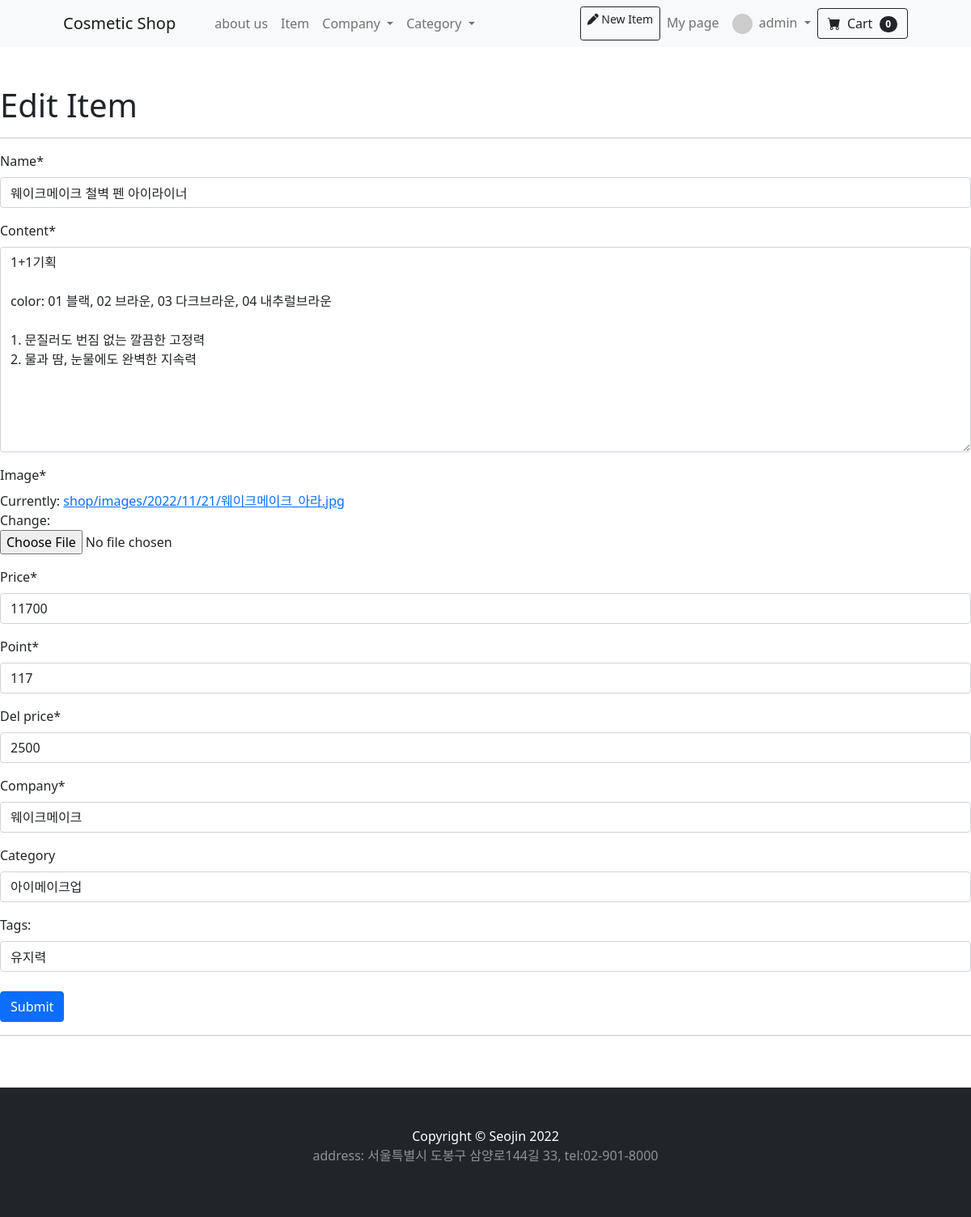
The app's page /shop/update_item/1/ (signed in) with its own data.
### shop/models.py (models this page shows, shortened)
class Item(models.Model):
    name = models.CharField(max_length=20)
    author = models.ForeignKey(User, null=True, on_delete=models.SET_NULL)
    content = MarkdownxField()
    image = models.ImageField(upload_to='shop/images/%Y/%m/%d/')
    price = models.IntegerField()
    point = models.IntegerField()
    del_price = models.IntegerField()
    company = models.ForeignKey(Company, null=True, on_delete=models.SET_NULL)
    category = models.ForeignKey(Category, null=True, blank=True, on_delete=models.SET_NULL)
    tags = models.ManyToManyField(Tag, blank=True)
    like = models.ManyToManyField(User, related_name='likes', blank=True)
    like_count = models.PositiveIntegerField(default=0)

class Company(models.Model):
    name = models.CharField(max_length=50, unique=True)
    slug = models.SlugField(max_length=200, unique=True, allow_unicode=True)
    address = models.CharField(max_length=100, unique=True)
    contact = models.CharField(max_length=50, unique=True)
    owner = models.CharField(max_length=50, unique=True)
    class Meta:
        verbose_name_plural = 'Companies'
    def __str__(self):
        return self.name

class Category(models.Model):
    name = models.CharField(max_length=50, unique=True)
    slug = models.SlugField(max_length=200, unique=True, allow_unicode=True)
    def __str__(self):
        return self.name
    class Meta:
        verbose_name_plural = 'Categories'

class Tag(models.Model):
    name = models.CharField(max_length=50, unique=True)
    slug = models.SlugField(max_length=200, unique=True, allow_unicode=True)

### shop/views.py (the view, shortened to what this page needs)
# urls.py: path('update_item/<int:pk>/', views.ItemUpdate.as_view()),
class ItemUpdate(LoginRequiredMixin, UpdateView):
    model = Item
    fields = ['name', 'content', 'image', 'price', 'point', 'del_price', 'company', 'category']
    template_name = 'shop/item_update_form.html'
    def dispatch(self, request, *args, **kwargs):
        if request.user.is_authenticated and request.user == self.get_object().author:
            return super(ItemUpdate, self).dispatch(request, *args, **kwargs)
        else:
            raise PermissionDenied
    def get_context_data(self, *, object_list=None, **kwargs):
        context = super(ItemUpdate, self).get_context_data()
        if self.object.tags.exists():
            tags_str_list = list()
            for t in self.object.tags.all():
                tags_str_list.append(t.name)
            context['tags_str_default'] = ';'.join(tags_str_list)
        return context

### shop/templates/shop/item_update_form.html (shortened to what this page needs)
{% extends 'shop/base.html' %}
{% load crispy_forms_tags %}
{% block main_area %}
<h1>Edit Item</h1>
    <hr>
    <form method="post" enctype="multipart/form-data">
            {{ form | crispy }}
            <div id="div_id_tags_str">
                <label  for="id_tags_str">Tags:</label>
                <input type="text" id="id_tags_str" name="tags_str" value="{{ tags_str_default }}"
                class="textinput textInput form-control">
            </div>
        <br>
        <button type="submit" class="btn btn-primary float_left">Submit</button>
    </form>
    <hr>
{% endblock %}

### shop/templates/shop/navbar.html (shortened to what this page needs)
{% load socialaccount %}
        <nav class="navbar navbar-expand-lg navbar-light bg-light">
            <div class="container px-4 px-lg-5">
                <a class="navbar-brand" href="/">Cosmetic Shop</a>
                <div class="collapse navbar-collapse" id="navbarSupportedContent">
                    <ul class="navbar-nav me-auto mb-2 mb-lg-0 ms-lg-4">
                        <li class="nav-item"><a class="nav-link" aria-current="page" href="/companypage/">about us</a></li>
                        <li class="nav-item"><a class="nav-link" href="/shop/">Item</a></li>
                        <li class="nav-item dropdown">
                            <a class="nav-link dropdown-toggle" href="#" id="companyLink" role="button" data-toggle="dropdown" aria-haspopup="true" aria-expanded="false">
                               Company
                            </a>
                        </li>
                        <li class="nav-item dropdown">
                            <a class="nav-link dropdown-toggle" href="#" id="categoryLink" role="button" data-toggle="dropdown" aria-haspopup="true" aria-expanded="false">
                               Category
                            </a>
                        </li>
                    </ul>
                    <ul class="navbar-nav ml-auto">
                    {% if user.is_authenticated %}
                        {% if user.is_superuser or user.is_staff %}
                                <a href="/shop/create_item/" role="button"
                                    class="btn btn-outline-dark btn-sm float-right">
                                <i class="fas fa-pen"></i>
                                New Item
                                </a>
                        {% endif %}
                        {% if user.username and user.email %}
                        <li class="nav-item"><a class="nav-link" href="/mypage/">My page</a></li>
                        {% endif %}
                        <li class="nav-item dropdown">
                            <a class="nav-link dropdown-toggle" href="#" id="navbarDropdownMenuLink" role="button" data-toggle="dropdown" aria-haspopup="true" aria-expanded="false">
                               {% if user.socialaccount_set.all.0.get_avatar_url %}
                                    <img class="rounded-circle mr-1" src="{{user.socialaccount_set.all.0.get_avatar_url}}" width="25px">
                                {% else %}
                                    <img class="rounded-circle mr-1" src="https://dummyimage.com/50x50/ced4da/6c757d.jpg" width="25px">
                                {% endif %}
                                {{user.username}}
                            </a>
                        </li>
                    {% else %}
                    <li class="nav-item">
                        <a class="nav-link" href="#" data-toggle="modal" data-target="#loginModal">LogIn</a>
                    </li>
                    {% endif %}
                    </ul>
                    <form class="d-flex">
                        <button class="btn btn-outline-dark" type="submit">
                            <i class="bi-cart-fill me-1"></i>
                            Cart
                            <span class="badge bg-dark text-white ms-1 rounded-pill">0</span>
                        </button>
                    </form>
                </div>
            </div>
        </nav>

### records on screen
Item: name "웨이크메이크 철벽 펜 아이라이너", content "1+1기획 color: 01 블랙, 02 브라운, 03 다크브라운, 04 내추럴브라운 1. 문질러도 번짐 없는 깔끔한 고정력 2. 물과 땀, 눈물에도 완벽한 지속력", price "11700", point "117", del_price "2500", company "웨이크메이크", category "아이메이크업"
Tag: tags_str "유지력"

### other values on screen
{{ user.username }} "admin"
